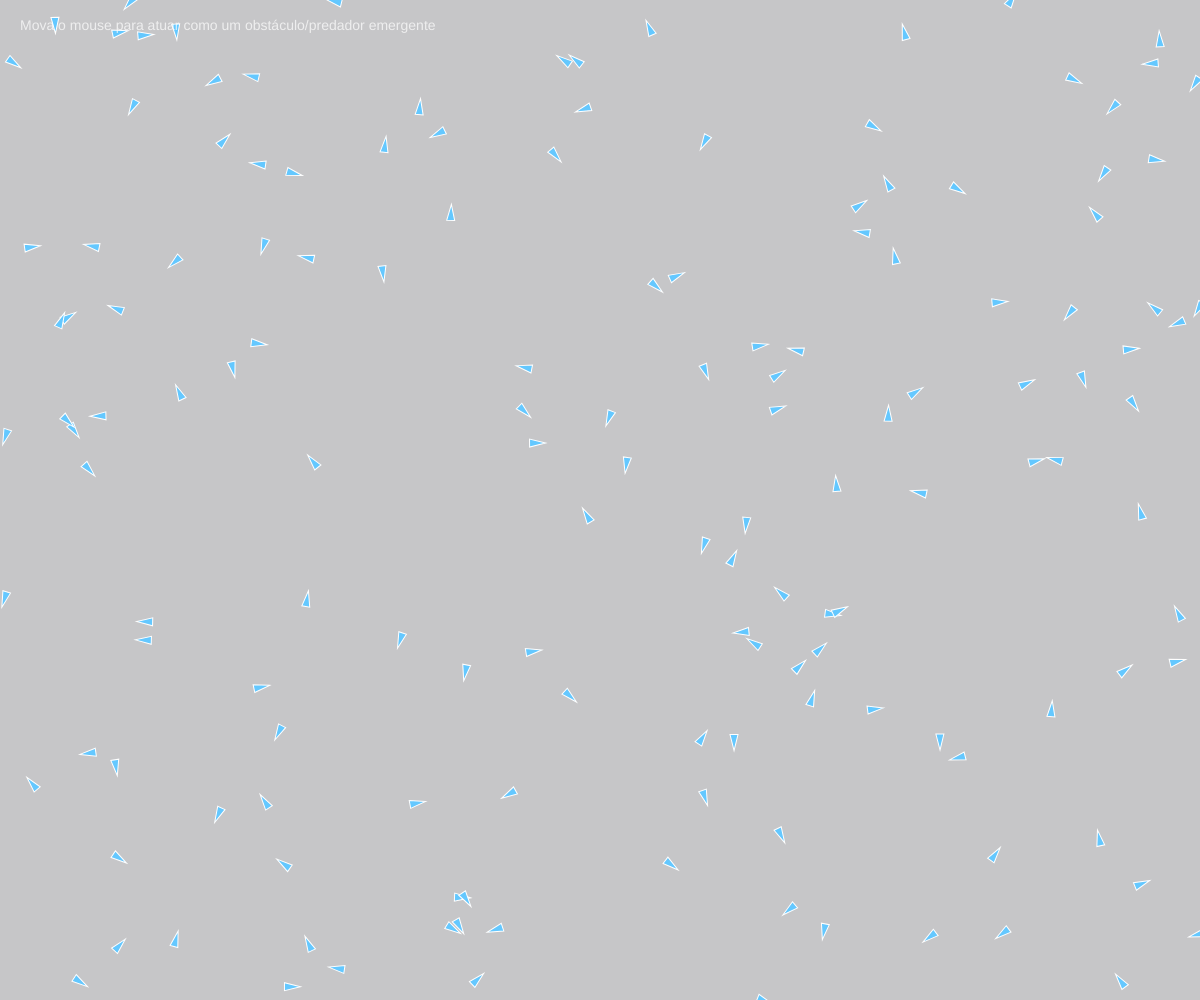
Frame 1 (no input)
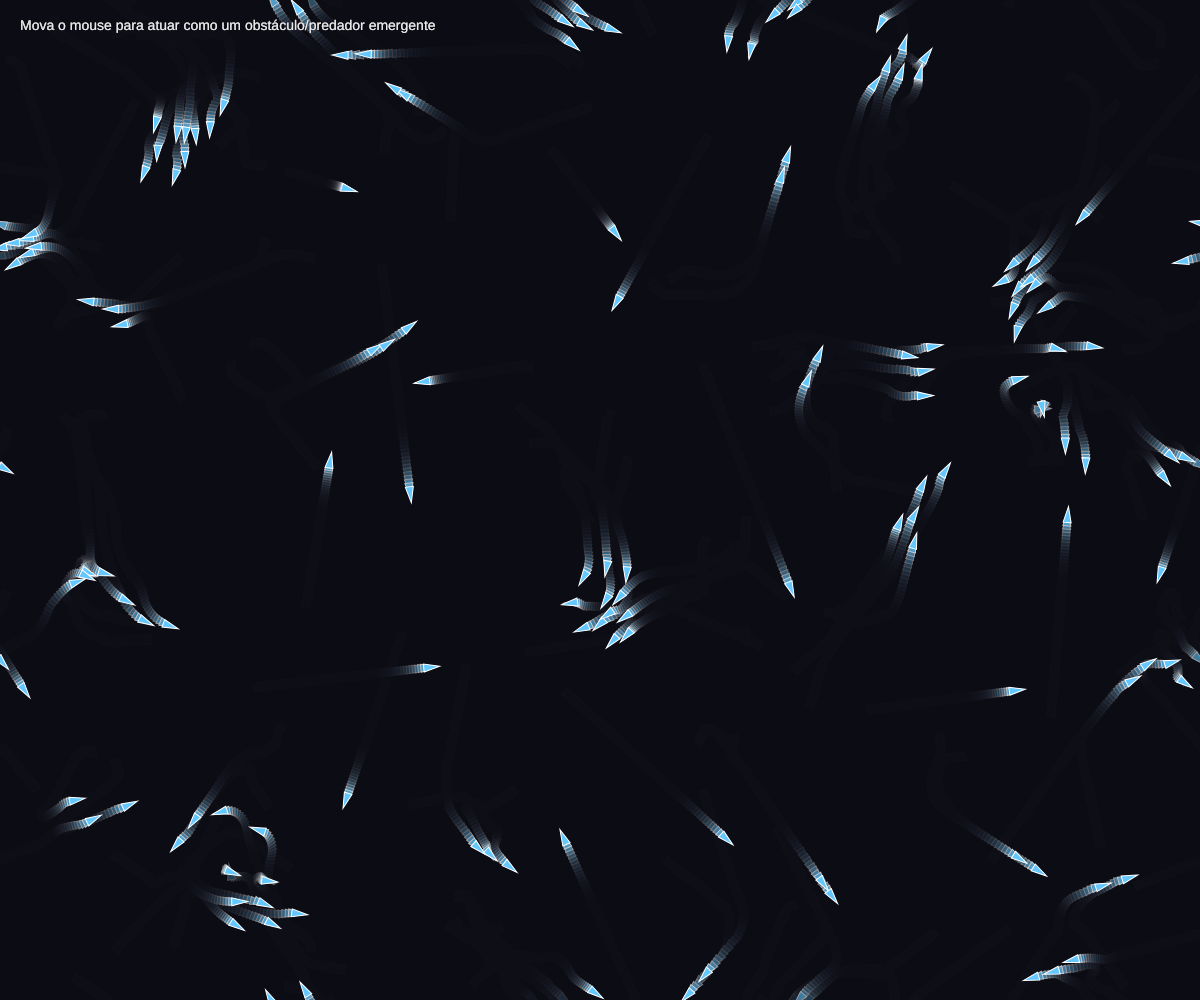
Frame 60 (no input)
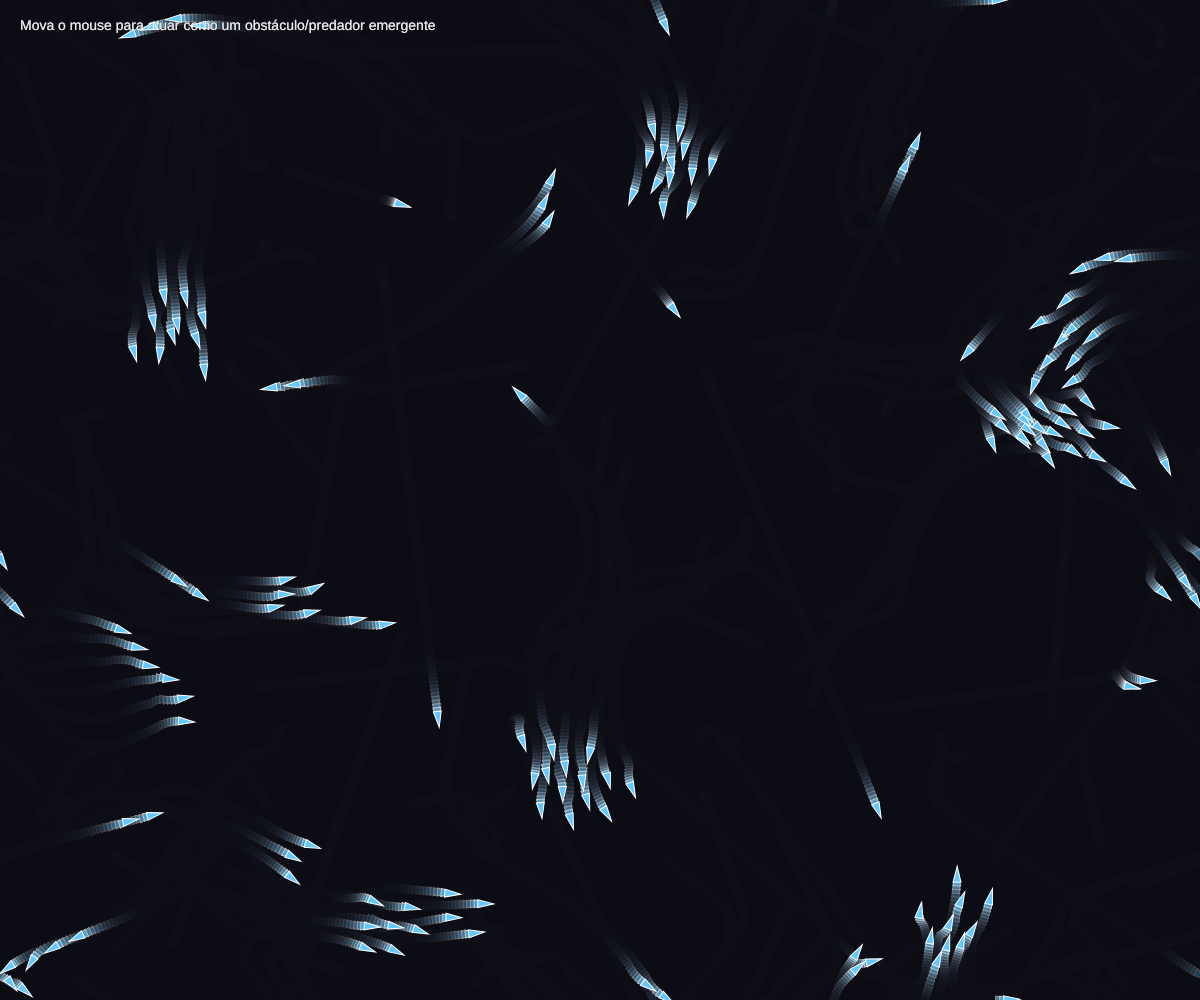
Frame 120 (the mouse pressed at the canvas centre since frame 60)

The p5.js sketch that drew these frames (run headless with seeded random() and noise() and a simulated clock; from frame 60 on, the mouse is pressed at the canvas centre):

// p5.js sketch
// ── sketch.js
// --- PROJETO: EMERGÊNCIA COM SISTEMAS DE FLOCKING (BOIDS) ---

let flock = [];
const NUM_BOIDS = 150;

function setup() {
  createCanvas(windowWidth, windowHeight);
  // Inicializa o bando com posições e velocidades aleatórias
  for (let i = 0; i < NUM_BOIDS; i++) {
    flock.push(new Boid());
  }
}

function draw() {
  // Fundo levemente transparente para criar rastro visual
  background(15, 15, 25, 60);

  for (let boid of flock) {
    boid.edges();
    boid.flock(flock);
    boid.update();
    boid.show();
  }

  // Instrução visual na tela
  fill(255, 180);
  noStroke();
  textSize(14);
  text("Mova o mouse para atuar como um obstáculo/predador emergente", 20, 30);
}

class Boid {
  constructor() {
    this.position = createVector(random(width), random(height));
    this.velocity = p5.Vector.random2D();
    this.velocity.setMag(random(2, 4));
    this.acceleration = createVector();
    this.maxForce = 0.2;
    this.maxSpeed = 4;
    this.r = 4;
  }

  edges() {
    if (this.position.x > width) this.position.x = 0;
    else if (this.position.x < 0) this.position.x = width;
    if (this.position.y > height) this.position.y = 0;
    else if (this.position.y < 0) this.position.y = height;
  }

  // Aplica as 3 regras locais fundamentais da emergência
  flock(boids) {
    let alignment = this.align(boids);
    let cohesion = this.cohesion(boids);
    let separation = this.separation(boids);
    let avoidance = this.avoidMouse();

    // Pesos atribuídos a cada comportamento local
    alignment.mult(1.0);
    cohesion.mult(1.0);
    separation.mult(1.5);
    avoidance.mult(2.0);

    this.acceleration.add(alignment);
    this.acceleration.add(cohesion);
    this.acceleration.add(separation);
    this.acceleration.add(avoidance);
  }

  update() {
    this.position.add(this.velocity);
    this.velocity.add(this.acceleration);
    this.velocity.limit(this.maxSpeed);
    this.acceleration.mult(0);
  }

  // 1. Alinhamento: Mover-se na direção média dos vizinhos locais
  align(boids) {
    let perceptionRadius = 50;
    let steering = createVector();
    let total = 0;
    for (let other of boids) {
      let d = dist(this.position.x, this.position.y, other.position.x, other.position.y);
      if (other != this && d < perceptionRadius) {
        steering.add(other.velocity);
        total++;
      }
    }
    if (total > 0) {
      steering.div(total);
      steering.setMag(this.maxSpeed);
      steering.sub(this.velocity);
      steering.limit(this.maxForce);
    }
    return steering;
  }

  // 2. Coesão: Mover-se em direção ao centro de massa dos vizinhos
  cohesion(boids) {
    let perceptionRadius = 50;
    let steering = createVector();
    let total = 0;
    for (let other of boids) {
      let d = dist(this.position.x, this.position.y, other.position.x, other.position.y);
      if (other != this && d < perceptionRadius) {
        steering.add(other.position);
        total++;
      }
    }
    if (total > 0) {
      steering.div(total);
      steering.sub(this.position);
      steering.setMag(this.maxSpeed);
      steering.sub(this.velocity);
      steering.limit(this.maxForce);
    }
    return steering;
  }

  // 3. Separação: Evitar colisão com vizinhos muito próximos
  separation(boids) {
    let perceptionRadius = 25;
    let steering = createVector();
    let total = 0;
    for (let other of boids) {
      let d = dist(this.position.x, this.position.y, other.position.x, other.position.y);
      if (other != this && d < perceptionRadius) {
        let diff = p5.Vector.sub(this.position, other.position);
        diff.div(d * d); // Mais forte quanto mais próximo
        steering.add(diff);
        total++;
      }
    }
    if (total > 0) {
      steering.div(total);
      steering.setMag(this.maxSpeed);
      steering.sub(this.velocity);
      steering.limit(this.maxForce);
    }
    return steering;
  }

  // Repulsão local em relação ao cursor do mouse
  avoidMouse() {
    let steering = createVector();
    let mouse = createVector(mouseX, mouseY);
    let d = dist(this.position.x, this.position.y, mouse.x, mouse.y);
    if (d < 100) {
      let diff = p5.Vector.sub(this.position, mouse);
      diff.div(d);
      steering.add(diff);
      steering.setMag(this.maxSpeed);
      steering.sub(this.velocity);
      steering.limit(this.maxForce * 1.5);
    }
    return steering;
  }

  show() {
    let angle = this.velocity.heading() + radians(90);
    fill(100, 200, 255);
    stroke(255);
    strokeWeight(1);
    push();
    translate(this.position.x, this.position.y);
    rotate(angle);
    beginShape();
    vertex(0, -this.r * 2);
    vertex(-this.r, this.r * 2);
    vertex(this.r, this.r * 2);
    endShape(CLOSE);
    pop();
  }
}

function windowResized() {
  resizeCanvas(windowWidth, windowHeight);
}
